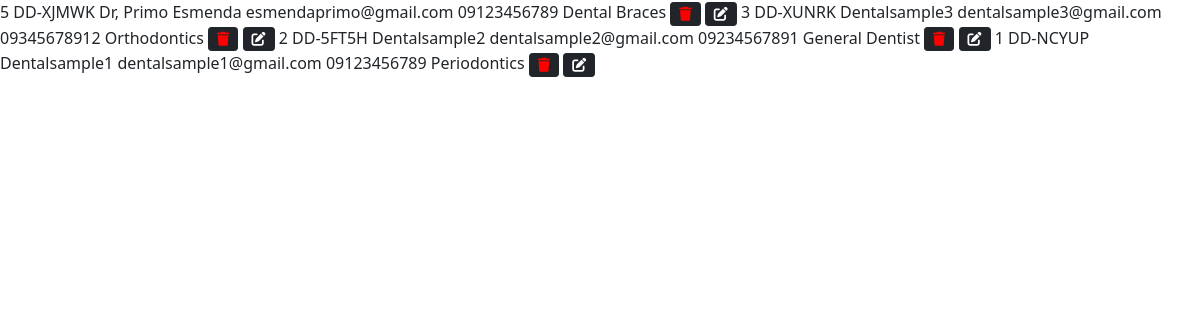
Screenshot of /client/php/doctors_data.php with the database file from the repository.
### tables this page shows
CREATE TABLE `dental_doctors` (
  `id` int(11) NOT NULL,
  `doctors_id` varchar(50) NOT NULL,
  `doctors_name` varchar(100) NOT NULL,
  `email` varchar(100) NOT NULL,
  `contact` varchar(100) NOT NULL,
  `specialties` varchar(100) NOT NULL
);

### client/php/doctors_data.php (the view, shortened to what this page needs)
<?php
require '../../connection/connection.php';
?>
<head>
  <link rel="stylesheet" href="../css/style.css">
  <link rel="stylesheet" href="https://cdnjs.cloudflare.com/ajax/libs/font-awesome/6.0.0/css/all.min.css">
  <link href="https://cdn.jsdelivr.net/npm/bootstrap@5.0.2/dist/css/bootstrap.min.css" rel="stylesheet">
</head>
<body>
      <tbody>
        <?php
        $selectquery = "SELECT * FROM dental_doctors ORDER BY ID DESC";
        $result = mysqli_query($con, $selectquery);
        while ($row = mysqli_fetch_assoc($result)) {
          $id = $row['id'];
          $doctors_id = $row['doctors_id'];
          $doctors_name = $row['doctors_name'];
          $email = $row['email'];
          $contact_number = $row['contact'];
          $specialties = $row['specialties'];
          echo '
                  <tr class="centered-row">
                    <th scope ="row">' . $id . '</td>
                    <td> ' . $doctors_id .  '</td>
                    <td> ' . $doctors_name .  '</td>
                    <td> ' . $email . '</td>
                    <td> ' . $contact_number . '</td>
                    <td> ' . $specialties . '</td>
                    <td> <a href="../php/doctors_data.php? deleteid=' . $id . '"><button class="btn btn-dark btn-flat btn-addon btn-sm m-b-10 m-l-5"><i class="fa-solid fa-trash" style="color:red;"></i></button></a>
                    <a href="../php/doctors_update.php? updateid=' . $id . '"><button class="btn btn-dark btn-flat btn-addon btn-sm m-b-10 m-l-5"><i class="fa fa-edit"></i></button></a>
                    </td>
          ';
        }
        ?>
      </tbody>
</body>

### client/css/style.css (style rules this page uses)
* { margin: 0; padding: 0; box-sizing: border-box; font-family: var(--body-font); }
body { overflow: hidden; }

### rows the page displays
dental_doctors: id "5", doctors "DD-XJMWK", doctors_name "Dr, Primo Esmenda", email "esmendaprimo@gmail.com", contact "09123456789", specialties "Dental Braces"
dental_doctors: id "3", doctors "DD-XUNRK", doctors_name "Dentalsample3", email "dentalsample3@gmail.com", contact "09345678912", specialties "Orthodontics"
dental_doctors: id "2", doctors "DD-5FT5H", doctors_name "Dentalsample2", email "dentalsample2@gmail.com", contact "09234567891", specialties "General Dentist"
dental_doctors: id "1", doctors "DD-NCYUP", doctors_name "Dentalsample1", email "dentalsample1@gmail.com", contact "09123456789", specialties "Periodontics"
